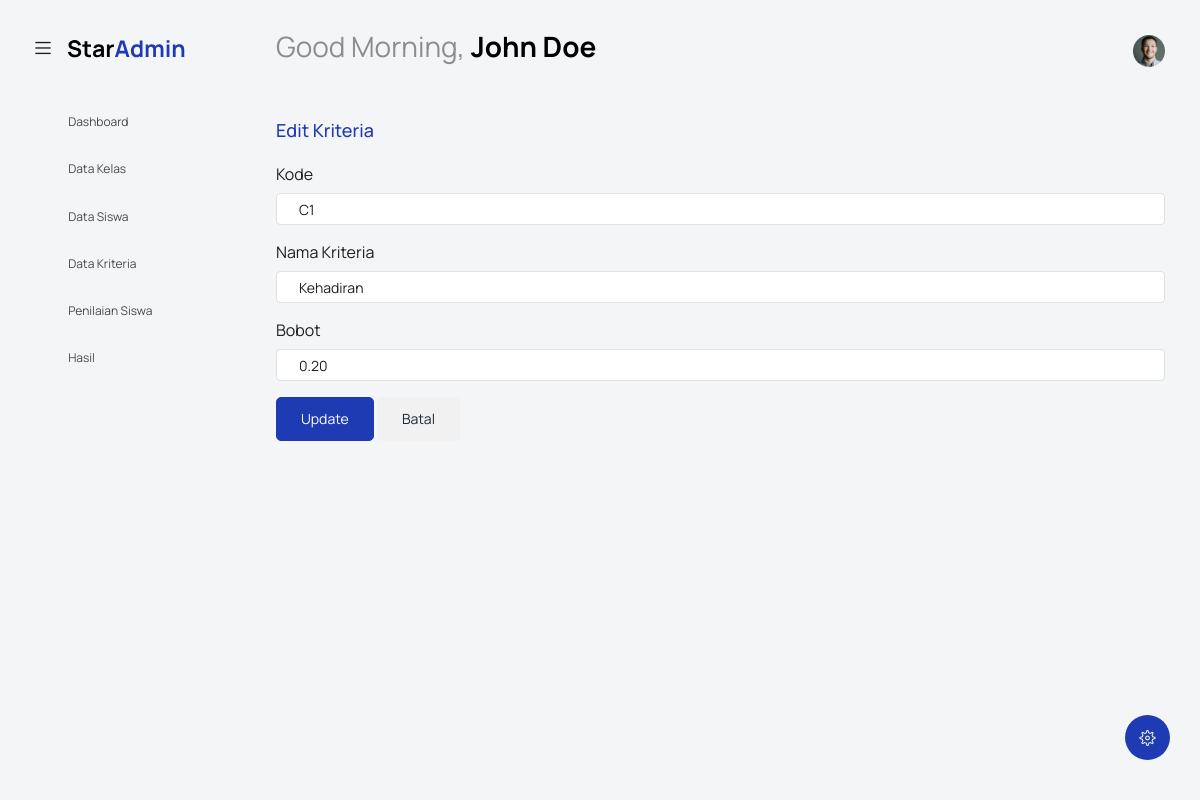
/index.php?controller=Kriteria&action=edit&id=2 (signed in), run on the app's committed database.
### tables this page shows
CREATE TABLE `kriteria` (
  `kriteria_id` int NOT NULL,
  `kode` varchar(5) NOT NULL,
  `nama_kriteria` varchar(100) NOT NULL,
  `bobot` decimal(5,2) NOT NULL,
  `created_at` timestamp NULL DEFAULT CURRENT_TIMESTAMP,
  `updated_at` timestamp NULL DEFAULT CURRENT_TIMESTAMP ON UPDATE CURRENT_TIMESTAMP
);

### controllers/KriteriaController.php (called while the page is built, shortened)
<?php
require_once MODEL_PATH . 'KriteriaModel.php';
class KriteriaController {
    private $model;
    public function __construct() {
        $this->model = new KriteriaModel();
    }
    public function edit() {
        $id = $_GET['id'];
        $data['kriteria'] = $this->model->getById($id);
        require_once VIEW_PATH . 'kriteria/form.php';
    }
}

### koneksi.php (called while the page is built, shortened)
<?php
$host = 'localhost';
$user = 'root';
$pass = '';
$dbname = 'db_sd';
$koneksi = new mysqli($host, $user, $pass, $dbname);
return $koneksi;

### models/KriteriaModel.php (called while the page is built, shortened)
<?php
class KriteriaModel {
    private $db;
    public function __construct() {
        $this->db = require BASE_PATH . '/koneksi.php';
    }
    public function getById($id) {
        $stmt = $this->db->prepare("SELECT * FROM kriteria WHERE kriteria_id = ?");
        $stmt->bind_param('i', $id);
        $stmt->execute();
        return $stmt->get_result()->fetch_assoc();
    }
}

### views/kriteria/form.php (the view, shortened to what this page needs)
<?php include('template/header.php'); ?>
<body class="with-welcome-text">
  <div class="container-scroller">
    <?php include 'template/navbar.php'; ?>
    <div class="container-fluid page-body-wrapper">
      <?php include 'template/setting_panel.php'; ?>
      <?php include 'template/sidebar.php'; ?>
      <div class="main-panel">
        <div class="content-wrapper">
          <div class="row">
            <div class="col-sm-12">
              <div class="mb-4">
                <h4 class="text-primary"><?= isset($data['kriteria']) ? 'Edit' : 'Tambah' ?> Kriteria</h4>
              </div>
              <form action="index.php?controller=Kriteria&action=<?= isset($data['kriteria']) ? 'update' : 'simpan' ?>" method="POST">
                <div class="mb-3">
                  <label for="kode" class="form-label">Kode</label>
                  <input type="text" name="kode" id="kode" class="form-control" required maxlength="5"
                         value="<?= isset($data['kriteria']) ? htmlspecialchars($data['kriteria']['kode']) : '' ?>">
                </div>
                <div class="mb-3">
                  <label for="nama_kriteria" class="form-label">Nama Kriteria</label>
                  <input type="text" name="nama_kriteria" id="nama_kriteria" class="form-control" required
                         value="<?= isset($data['kriteria']) ? htmlspecialchars($data['kriteria']['nama_kriteria']) : '' ?>">
                </div>
                <div class="mb-3">
                  <label for="bobot" class="form-label">Bobot</label>
                  <input type="number" step="0.01" min="0" max="1" name="bobot" id="bobot" class="form-control" required
                         value="<?= isset($data['kriteria']) ? $data['kriteria']['bobot'] : '' ?>">
                </div>
                <button type="submit" class="btn btn-primary"><?= isset($data['kriteria']) ? 'Update' : 'Simpan' ?></button>
                <a href="index.php?controller=Kriteria&action=index" class="btn btn-secondary">Batal</a>
              </form>
            </div>
          </div>
        </div>
      </div>
    </div>
  </div>
</body>
</html>

### data on the page
kriteria: kode "C1", nama_kriteria "Kehadiran", bobot "0.20"
